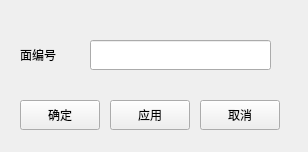
<?xml version="1.0" encoding="UTF-8"?>
<ui version="4.0">
 <class>frmStructDirichlet</class>
 <widget class="QMainWindow" name="frmStructDirichlet">
  <property name="geometry">
   <rect>
    <x>0</x>
    <y>0</y>
    <width>308</width>
    <height>152</height>
   </rect>
  </property>
  <property name="windowTitle">
   <string>结构-固定位移</string>
  </property>
  <widget class="QWidget" name="centralwidget">
   <widget class="QPushButton" name="btnApply">
    <property name="geometry">
     <rect>
      <x>110</x>
      <y>100</y>
      <width>80</width>
      <height>30</height>
     </rect>
    </property>
    <property name="text">
     <string>应用</string>
    </property>
   </widget>
   <widget class="QPushButton" name="btnCancel">
    <property name="geometry">
     <rect>
      <x>200</x>
      <y>100</y>
      <width>80</width>
      <height>30</height>
     </rect>
    </property>
    <property name="text">
     <string>取消</string>
    </property>
   </widget>
   <widget class="QPushButton" name="btnOK">
    <property name="geometry">
     <rect>
      <x>20</x>
      <y>100</y>
      <width>80</width>
      <height>30</height>
     </rect>
    </property>
    <property name="text">
     <string>确定</string>
    </property>
   </widget>
   <widget class="QLabel" name="label">
    <property name="geometry">
     <rect>
      <x>20</x>
      <y>40</y>
      <width>60</width>
      <height>30</height>
     </rect>
    </property>
    <property name="text">
     <string>面编号</string>
    </property>
    <property name="alignment">
     <set>Qt::AlignLeading|Qt::AlignLeft|Qt::AlignVCenter</set>
    </property>
   </widget>
   <widget class="QLineEdit" name="txtFaceId">
    <property name="geometry">
     <rect>
      <x>90</x>
      <y>40</y>
      <width>181</width>
      <height>30</height>
     </rect>
    </property>
   </widget>
  </widget>
 </widget>
 <resources/>
 <connections/>
</ui>
